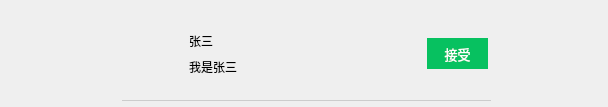
<?xml version="1.0" encoding="UTF-8"?>
<ui version="4.0">
 <class>NewFriendItem</class>
 <widget class="QWidget" name="NewFriendItem">
  <property name="geometry">
   <rect>
    <x>0</x>
    <y>0</y>
    <width>608</width>
    <height>107</height>
   </rect>
  </property>
  <property name="windowTitle">
   <string>Form</string>
  </property>
  <layout class="QGridLayout" name="gridLayout_2">
   <property name="leftMargin">
    <number>0</number>
   </property>
   <property name="topMargin">
    <number>0</number>
   </property>
   <property name="rightMargin">
    <number>0</number>
   </property>
   <property name="bottomMargin">
    <number>0</number>
   </property>
   <property name="spacing">
    <number>0</number>
   </property>
   <item row="0" column="0">
    <widget class="QWidget" name="widget" native="true">
     <layout class="QGridLayout" name="gridLayout">
      <property name="leftMargin">
       <number>0</number>
      </property>
      <property name="topMargin">
       <number>0</number>
      </property>
      <property name="rightMargin">
       <number>0</number>
      </property>
      <property name="bottomMargin">
       <number>0</number>
      </property>
      <property name="spacing">
       <number>0</number>
      </property>
      <item row="0" column="0" colspan="3">
       <widget class="QWidget" name="widget_4" native="true">
        <property name="minimumSize">
         <size>
          <width>608</width>
          <height>18</height>
         </size>
        </property>
       </widget>
      </item>
      <item row="1" column="0">
       <widget class="QWidget" name="nullWidget" native="true">
        <property name="minimumSize">
         <size>
          <width>120</width>
          <height>60</height>
         </size>
        </property>
        <property name="maximumSize">
         <size>
          <width>120</width>
          <height>60</height>
         </size>
        </property>
       </widget>
      </item>
      <item row="1" column="1">
       <widget class="QWidget" name="widget_2" native="true">
        <layout class="QGridLayout" name="gridLayout_4">
         <property name="leftMargin">
          <number>0</number>
         </property>
         <property name="topMargin">
          <number>0</number>
         </property>
         <property name="rightMargin">
          <number>0</number>
         </property>
         <property name="bottomMargin">
          <number>0</number>
         </property>
         <property name="spacing">
          <number>0</number>
         </property>
         <item row="0" column="2">
          <widget class="QPushButton" name="acceptBtn">
           <property name="minimumSize">
            <size>
             <width>61</width>
             <height>31</height>
            </size>
           </property>
           <property name="maximumSize">
            <size>
             <width>61</width>
             <height>31</height>
            </size>
           </property>
           <property name="font">
            <font>
             <family>Microsoft YaHei UI</family>
             <pointsize>10</pointsize>
            </font>
           </property>
           <property name="cursor">
            <cursorShape>PointingHandCursor</cursorShape>
           </property>
           <property name="styleSheet">
            <string notr="true">border: 2px solid rgb(7, 193, 96);
background-color: rgb(7, 193, 96);

color: rgb(255, 255, 255);</string>
           </property>
           <property name="text">
            <string>接受</string>
           </property>
          </widget>
         </item>
         <item row="0" column="1">
          <widget class="QWidget" name="widget_3" native="true">
           <layout class="QGridLayout" name="gridLayout_3">
            <item row="1" column="0">
             <widget class="QLabel" name="label_Introduction">
              <property name="text">
               <string>我是张三</string>
              </property>
             </widget>
            </item>
            <item row="0" column="0">
             <widget class="QLabel" name="label_name">
              <property name="text">
               <string>张三</string>
              </property>
             </widget>
            </item>
            <item row="0" column="1">
             <spacer name="horizontalSpacer">
              <property name="orientation">
               <enum>Qt::Horizontal</enum>
              </property>
              <property name="sizeHint" stdset="0">
               <size>
                <width>40</width>
                <height>20</height>
               </size>
              </property>
             </spacer>
            </item>
            <item row="1" column="1">
             <spacer name="horizontalSpacer_2">
              <property name="orientation">
               <enum>Qt::Horizontal</enum>
              </property>
              <property name="sizeHint" stdset="0">
               <size>
                <width>40</width>
                <height>20</height>
               </size>
              </property>
             </spacer>
            </item>
           </layout>
          </widget>
         </item>
         <item row="0" column="0">
          <widget class="QLabel" name="label_icon">
           <property name="minimumSize">
            <size>
             <width>60</width>
             <height>60</height>
            </size>
           </property>
           <property name="maximumSize">
            <size>
             <width>60</width>
             <height>60</height>
            </size>
           </property>
           <property name="text">
            <string/>
           </property>
           <property name="pixmap">
            <pixmap resource="../res.qrc">:/images/icon/2.png</pixmap>
           </property>
           <property name="scaledContents">
            <bool>true</bool>
           </property>
          </widget>
         </item>
        </layout>
       </widget>
      </item>
      <item row="1" column="2">
       <widget class="QWidget" name="nullWidget_2" native="true">
        <property name="minimumSize">
         <size>
          <width>120</width>
          <height>60</height>
         </size>
        </property>
        <property name="maximumSize">
         <size>
          <width>120</width>
          <height>60</height>
         </size>
        </property>
       </widget>
      </item>
      <item row="2" column="0" colspan="3">
       <widget class="QWidget" name="nullWidget_3" native="true">
        <property name="minimumSize">
         <size>
          <width>608</width>
          <height>20</height>
         </size>
        </property>
        <widget class="Line" name="line">
         <property name="geometry">
          <rect>
           <x>122</x>
           <y>14</y>
           <width>369</width>
           <height>1</height>
          </rect>
         </property>
         <property name="styleSheet">
          <string notr="true">border: none;
  background: #ccc;</string>
         </property>
         <property name="orientation">
          <enum>Qt::Horizontal</enum>
         </property>
        </widget>
       </widget>
      </item>
     </layout>
    </widget>
   </item>
  </layout>
 </widget>
 <resources>
  <include location="../res.qrc"/>
 </resources>
 <connections/>
</ui>
